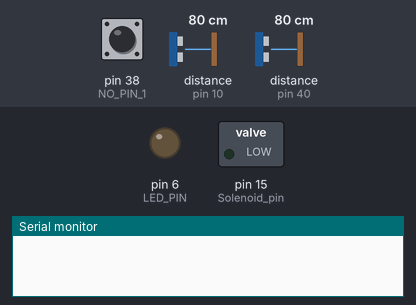
A sketch run on a simulated Arduino Mega 2560, built with avr-gcc and run on an emulated ATmega2560. Parts: switched loads named in the sketch (green lamp = pin HIGH), output pins drawn as LEDs (lit = HIGH), the last lines printed to the serial monitor. Wiring (inferred from the names in the program): 2 × ultrasonic range finder: trigger pin 8, echo pin 10 / trigger pin 39, echo pin 40. Dashed ring = blinking. The test bench sets the inputs (shaded band); at power-on: pin 38 (NO_PIN_1) HIGH, distance to the obstacle (sensors on pin 10, pin 40) 80 cm. The echo pulse lasts 58.3 µs per cm; pins used as bus, display or sensor lines are not drawn.

Above: at 0.12 s.
At 1.2 s:
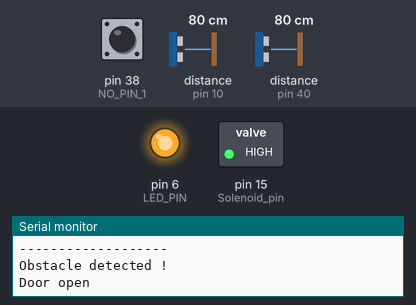
1.3 s: pin 38 (NO_PIN_1) pulled LOW for 3.2 s
Timing chart, 0 to 15.9 s (numbered marks = the images above; inputs shaded):
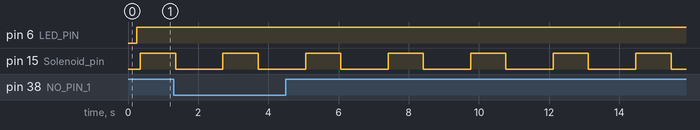

Measured:
- by itself, pin 15 (Solenoid_pin): alternates HIGH for 1.0 s and LOW for 1.4 s

The sketch:

Japan-Locker-Project.ino
```cpp
//-----------------PLEASE PAY ATTENTION TO THE LAYOUT OF THE PCB!!!!---------------------------//
#define TRIG_PIN_1 39
#define ECHO_PIN_1 40

#define TRIG_PIN_2 8
#define ECHO_PIN_2 10

#define NO_PIN_1   38

#define LED_PIN     6

#define Solenoid_pin   15


// This delay represents the sampling of the distance
// change if you want sampling faster or slower

#define DELAY 100

const int trigPins[2] = { 39, 8 };
const int echoPins[2] = { 40, 10 };

void setup() {
  // Sensors setup

  for (int i = 0; i < 2; i++) {
    pinMode(trigPins[i], OUTPUT);
    pinMode(echoPins[i], INPUT);
    pinMode(Solenoid_pin, OUTPUT);

    digitalWrite(trigPins[i], LOW);
  }

  // Closing sensor

  pinMode(NO_PIN_1, INPUT_PULLUP);

  // LED setup

  pinMode(LED_PIN, OUTPUT);

  // Serial setup

  Serial.begin(115200);
}

void loop() {
  // Internal variables

  float detection_filtered[2];
  char  lock_state = -1;
  // -------------Ultrosonic part---------------- //
  // Reading sensors

  for (int i = 0; i < 2; i++) {
    detection_filtered[i] =
      medianDistance(trigPins[i], echoPins[i]);
  }

  // Sensors printing

  for (int i = 0; i < 2; i++) {
    Serial.print("Sensor ");
    Serial.print(i + 1);
    Serial.print(" : ");

    if (detection_filtered[i] == -1) {
      Serial.println("No detection");
    } else {
      Serial.print(detection_filtered[i], 1);
      Serial.println(" cm");
    }
  }

  Serial.println("-------------------");

  // Object detected (less than 1m)
  // One can use it as test or debug purposes

  bool obstacleDetected = false;

  for (int i = 0; i < 2; i++) {
    if (detection_filtered[i] > 0 && detection_filtered[i] < 100) {
      obstacleDetected = true;
    }
  }

  if (obstacleDetected) {
    Serial.println("Obstacle detected !");
    digitalWrite(LED_PIN, HIGH);
  } else {
    digitalWrite(LED_PIN, LOW);
  }

  delay(DELAY);

  //----------------Closing Part-------------------//
  lock_state = digitalRead(NO_PIN_1);

  if (lock_state == LOW)
  {
    Serial.println("Door closed");
  }
  else (Serial.println("Door open"));
  // Locking Part
  digitalWrite(Solenoid_pin, HIGH);

  delay(1000);
  digitalWrite(Solenoid_pin, LOW);

  delay(1000);
}

float UltrasonicSensorReading(int trig_pin,
                              int echo_pin) {
  long duration;
  float distance;

  // Pulse trigger

  digitalWrite(trig_pin, LOW);
  delayMicroseconds(2);

  digitalWrite(trig_pin, HIGH);
  delayMicroseconds(10);

  digitalWrite(trig_pin, LOW);

  // Reading echo

  duration = pulseIn(echo_pin,
                     HIGH,
                     30000);

  // timeout

  if (duration == 0) {
    return -1;
  }

  // Convert in cm

  distance = duration * 0.017;

  return distance;
}

float medianDistance(int trigPin,
                     int echoPin) {
  float values[5];

  // Storing 5 values

  for (int i = 0; i < 5; i++) {
    values[i] =
      UltrasonicSensorReading(trigPin,
                              echoPin);

    delay(20);
  }

  // Bubble sort

  for (int i = 0; i < 4; i++) {
    for (int j = i + 1; j < 5; j++) {
      if (values[j] < values[i]) {
        float temp = values[i];

        values[i] = values[j];
        values[j] = temp;
      }
    }
  }

  // Median value

  return values[2];
}
```
